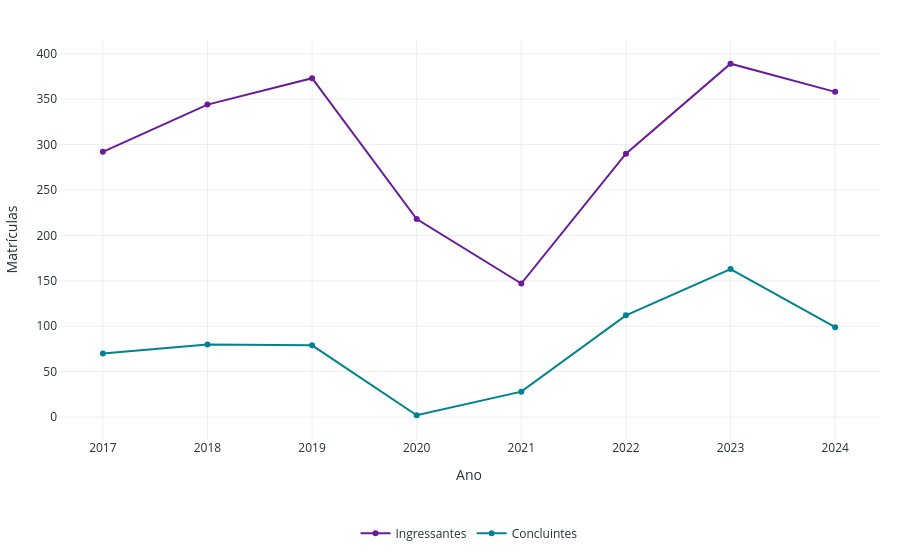

Write notebook code for a chart like this one.
### Markdown cell above
##### Gráfico 4 — Ingressantes e Concluintes por Ano

### Code cell
fluxo_longo = ind_ano.melt(
    id_vars="Ano",
    value_vars=["ingressantes", "concluintes"],
    var_name="Tipo",
    value_name="Quantidade",
)
fluxo_longo["Tipo"] = fluxo_longo["Tipo"].map({
    "ingressantes": "Ingressantes",
    "concluintes": "Concluintes",
})

fig_g4 = px.line(
    fluxo_longo,
    x="Ano",
    y="Quantidade",
    color="Tipo",
    markers=True,
    color_discrete_map=CORES_FLUXO_LIGHT,
    title="4 — Ingressantes e Concluintes por Ano",
    labels={"Tipo": "", "Quantidade": "Matrículas"},
)
fig_g4.update_xaxes(tickmode="linear", dtick=1)
fig_g4.update_layout(hovermode="x unified")
aplicar_layout_light(fig_g4, legenda_y=-0.2)
fig_g4.show()

### Figure 1 — Plotly figure (JSON) as saved in the notebook; plotly's stock layout.template omitted (floating-point values rounded to 4 significant figures)
{"data": [{"hovertemplate": "=Ingressantes<br>Ano=%{x}<br>Matrículas=%{y}<extra></extra>", "legendgroup": "Ingressantes", "line": {"color": "#6A1B9A", "dash": "solid"}, "marker": {"symbol": "circle"}, "mode": "lines+markers", "name": "Ingressantes", "orientation": "v", "showlegend": true, "type": "scatter", "x": [2017, 2018, 2019, 2020, 2021, 2022, 2023, 2024], "xaxis": "x", "y": [292, 344, 373, 218, 147, 290, 389, 358], "yaxis": "y"}, {"hovertemplate": "=Concluintes<br>Ano=%{x}<br>Matrículas=%{y}<extra></extra>", "legendgroup": "Concluintes", "line": {"color": "#00838F", "dash": "solid"}, "marker": {"symbol": "circle"}, "mode": "lines+markers", "name": "Concluintes", "orientation": "v", "showlegend": true, "type": "scatter", "x": [2017, 2018, 2019, 2020, 2021, 2022, 2023, 2024], "xaxis": "x", "y": [70, 80, 79, 2, 28, 112, 163, 99], "yaxis": "y"}], "layout": {"font": {"color": "#263238"}, "hovermode": "x unified", "legend": {"orientation": "h", "title": {"text": ""}, "tracegroupgap": 0, "x": 0.5, "xanchor": "center", "y": -0.2, "yanchor": "top"}, "margin": {"b": 85, "l": 20, "r": 20, "t": 40}, "paper_bgcolor": "white", "plot_bgcolor": "white", "title": {"text": ""}, "xaxis": {"anchor": "y", "domain": [0, 1], "dtick": 1, "gridcolor": "#ECEFF1", "showgrid": true, "tickmode": "linear", "title": {"text": "Ano"}, "zeroline": false}, "yaxis": {"anchor": "x", "domain": [0, 1], "gridcolor": "#ECEFF1", "showgrid": true, "title": {"text": "Matrículas"}, "zeroline": false}}}
